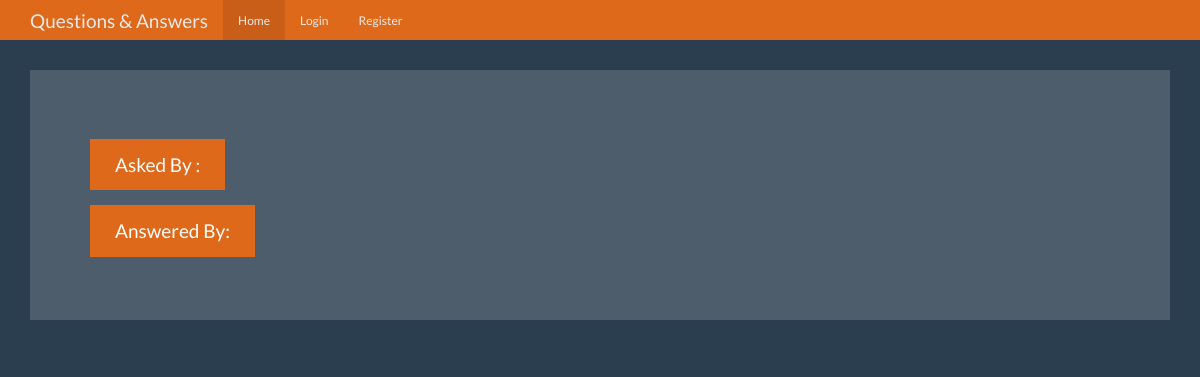
Before: /question/1 with the older database file.
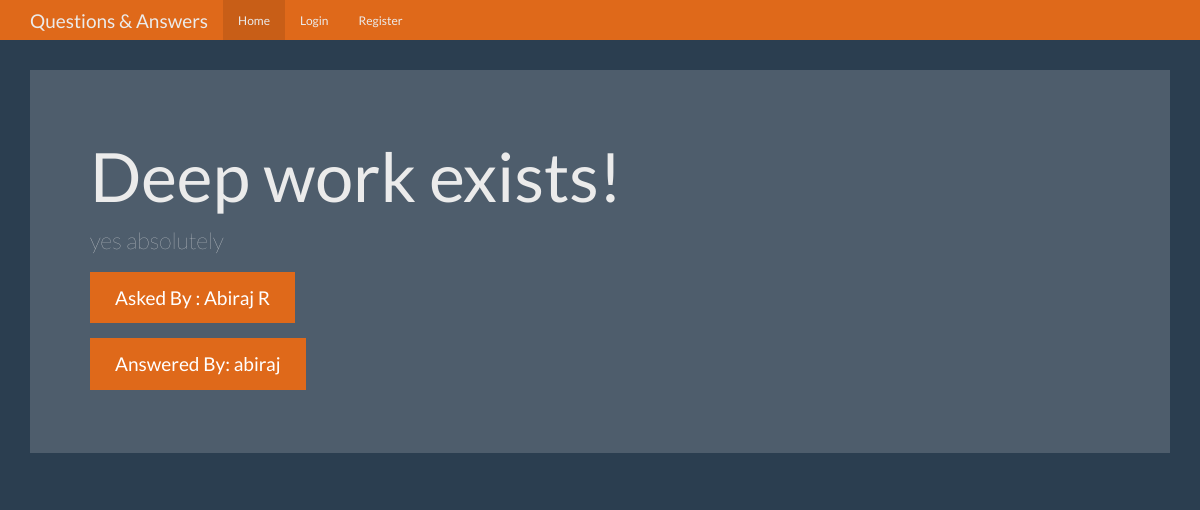
After: the same page with the newer database file.
### tables this page shows
CREATE TABLE questions(
    id integer primary key autoincrement,
    question text not null,
    answer text ,
    asked_by_id integer not null,
    expert_id integer not null
);

CREATE TABLE users(
    id integer primary key autoincrement,
    name text not null,
    password text not null,
    expert boolean not null,
    admin boolean not null
);

### app.py (the view)
@app.route('/question/<question_id>')
def question(question_id):
    user = get_current_user()
    db = get_db()
    q_cur = db.execute(
        'select questions.question,questions.answer,askers.name as a_name,experts.name as e_name from questions join users as askers  on askers.id=questions.asked_by_id join users as experts on experts.id=questions.expert_id where questions.id = ?', [question_id])
    q_res = q_cur.fetchone()
    return render_template('question.html', user=user, question=q_res)

### app.py (called while the page is built)
def get_current_user():
    user_result = None
    if 'user' in session:
        user = session['user']
        db = get_db()
        user_cur = db.execute('select * from users where name=?', [user])
        user_result = user_cur.fetchone()
    return user_result

### database.py (called while the page is built)
def connect_db():
    sql = sqlite3.connect('questions.db')
    sql.row_factory = sqlite3.Row
    return sql

def get_db():
    if not hasattr(g, 'sqlite_db'):
        g.sqlite_db = connect_db()
    return g.sqlite_db

### templates/question.html (shortened to what this page needs)
<!DOCTYPE html>
<html lang="en">
  <head>
   <link href="{{url_for('static',filename='bootstrap.min.css')}}" rel="stylesheet">
    <link href="{{url_for('static',filename='theme.css')}}" rel="stylesheet">
  </head>
  <body>
   {% include 'navbar.html' %}
    <div class="container theme-showcase" role="main">
      <div class="jumbotron">
        <h1>{{question['question']}}</h1>
        <p>{{question['answer']}}</p>
        <p><a class="btn btn-primary btn-lg">Asked By : {{question['a_name']}}</a></p>
        <p><a class="btn btn-primary btn-lg">Answered By: {{question['e_name']}}</a></p>
      </div>
    </div>
  </body>
</html>

Changed rows visible on the page:
added questions: question "Deep work exists!", answer "yes absolutely"
now on this page (row unchanged): users: a_name "Abiraj R"
added users: e_name "abiraj"
